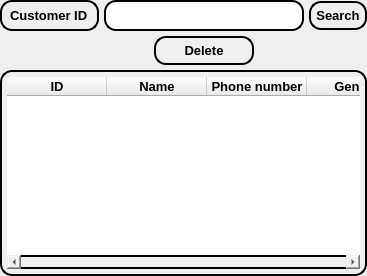
                                <widget class="QWidget" name="purchase_delete">
                                 <property name="styleSheet">
                                  <string notr="true">border:none;
padding:0px;</string>
                                 </property>
                                 <layout class="QHBoxLayout" name="horizontalLayout_43">
                                  <property name="spacing">
                                   <number>0</number>
                                  </property>
                                  <property name="leftMargin">
                                   <number>0</number>
                                  </property>
                                  <property name="topMargin">
                                   <number>0</number>
                                  </property>
                                  <property name="rightMargin">
                                   <number>0</number>
                                  </property>
                                  <property name="bottomMargin">
                                   <number>0</number>
                                  </property>
                                  <item>
                                   <widget class="QFrame" name="frame_50">
                                    <property name="frameShape">
                                     <enum>QFrame::StyledPanel</enum>
                                    </property>
                                    <property name="frameShadow">
                                     <enum>QFrame::Raised</enum>
                                    </property>
                                    <layout class="QVBoxLayout" name="verticalLayout_24">
                                     <property name="spacing">
                                      <number>5</number>
                                     </property>
                                     <property name="leftMargin">
                                      <number>0</number>
                                     </property>
                                     <property name="topMargin">
                                      <number>0</number>
                                     </property>
                                     <property name="rightMargin">
                                      <number>0</number>
                                     </property>
                                     <property name="bottomMargin">
                                      <number>0</number>
                                     </property>
                                     <item alignment="Qt::AlignHCenter|Qt::AlignTop">
                                      <widget class="QFrame" name="frame_51">
                                       <property name="frameShape">
                                        <enum>QFrame::StyledPanel</enum>
                                       </property>
                                       <property name="frameShadow">
                                        <enum>QFrame::Raised</enum>
                                       </property>
                                       <layout class="QGridLayout" name="gridLayout_18">
                                        <property name="leftMargin">
                                         <number>0</number>
                                        </property>
                                        <property name="topMargin">
                                         <number>0</number>
                                        </property>
                                        <property name="rightMargin">
                                         <number>0</number>
                                        </property>
                                        <property name="bottomMargin">
                                         <number>0</number>
                                        </property>
                                        <property name="spacing">
                                         <number>5</number>
                                        </property>
                                        <item row="0" column="1">
                                         <widget class="QLineEdit" name="customer_search">
                                          <property name="minimumSize">
                                           <size>
                                            <width>200</width>
                                            <height>0</height>
                                           </size>
                                          </property>
                                          <property name="maximumSize">
                                           <size>
                                            <width>200</width>
                                            <height>16777215</height>
                                           </size>
                                          </property>
                                          <property name="font">
                                           <font>
                                            <pointsize>10</pointsize>
                                            <weight>75</weight>
                                            <bold>true</bold>
                                           </font>
                                          </property>
                                          <property name="styleSheet">
                                           <string notr="true">border:2px solid black;
border-radius:12px;
padding:5px;</string>
                                          </property>
                                         </widget>
                                        </item>
                                        <item row="0" column="2">
                                         <widget class="QPushButton" name="customer_search_btn">
                                          <property name="font">
                                           <font>
                                            <pointsize>10</pointsize>
                                            <weight>75</weight>
                                            <bold>true</bold>
                                           </font>
                                          </property>
                                          <property name="styleSheet">
                                           <string notr="true">border:2px solid black;
border-radius:12px;
padding:5px;</string>
                                          </property>
                                          <property name="text">
                                           <string>Search</string>
                                          </property>
                                          <property name="icon">
                                           <iconset resource="icons.qrc">
                                            <normaloff>:/icons/icons/search.svg</normaloff>:/icons/icons/search.svg</iconset>
                                          </property>
                                          <property name="iconSize">
                                           <size>
                                            <width>25</width>
                                            <height>25</height>
                                           </size>
                                          </property>
                                         </widget>
                                        </item>
                                        <item row="0" column="0">
                                         <widget class="QLabel" name="label_85">
                                          <property name="font">
                                           <font>
                                            <pointsize>10</pointsize>
                                            <weight>75</weight>
                                            <bold>true</bold>
                                           </font>
                                          </property>
                                          <property name="styleSheet">
                                           <string notr="true">border:2px solid black;
border-radius:12px;
padding:5px;</string>
                                          </property>
                                          <property name="text">
                                           <string>Customer ID</string>
                                          </property>
                                         </widget>
                                        </item>
                                        <item row="1" column="1" alignment="Qt::AlignHCenter">
                                         <widget class="QPushButton" name="customer_confirm_delete_btn">
                                          <property name="minimumSize">
                                           <size>
                                            <width>100</width>
                                            <height>0</height>
                                           </size>
                                          </property>
                                          <property name="maximumSize">
                                           <size>
                                            <width>100</width>
                                            <height>16777215</height>
                                           </size>
                                          </property>
                                          <property name="font">
                                           <font>
                                            <pointsize>10</pointsize>
                                            <weight>75</weight>
                                            <bold>true</bold>
                                           </font>
                                          </property>
                                          <property name="styleSheet">
                                           <string notr="true">border:2px solid black;
border-radius:12px;
padding:5px;</string>
                                          </property>
                                          <property name="text">
                                           <string>Delete</string>
                                          </property>
                                         </widget>
                                        </item>
                                       </layout>
                                      </widget>
                                     </item>
                                     <item>
                                      <widget class="QFrame" name="frame_52">
                                       <property name="sizePolicy">
                                        <sizepolicy hsizetype="Preferred" vsizetype="Expanding">
                                         <horstretch>0</horstretch>
                                         <verstretch>0</verstretch>
                                        </sizepolicy>
                                       </property>
                                       <property name="styleSheet">
                                        <string notr="true">border:2px solid black;
border-radius:12px;
padding:5px;</string>
                                       </property>
                                       <property name="frameShape">
                                        <enum>QFrame::StyledPanel</enum>
                                       </property>
                                       <property name="frameShadow">
                                        <enum>QFrame::Raised</enum>
                                       </property>
                                       <layout class="QHBoxLayout" name="horizontalLayout_44">
                                        <property name="spacing">
                                         <number>0</number>
                                        </property>
                                        <property name="leftMargin">
                                         <number>0</number>
                                        </property>
                                        <property name="topMargin">
                                         <number>0</number>
                                        </property>
                                        <property name="rightMargin">
                                         <number>0</number>
                                        </property>
                                        <property name="bottomMargin">
                                         <number>0</number>
                                        </property>
                                        <item>
                                         <widget class="QTableWidget" name="purchase_delete_table">
                                          <property name="styleSheet">
                                           <string notr="true">border:none;
padding:0px;</string>
                                          </property>
                                          <column>
                                           <property name="text">
                                            <string>ID</string>
                                           </property>
                                           <property name="font">
                                            <font>
                                             <pointsize>10</pointsize>
                                             <weight>75</weight>
                                             <bold>true</bold>
                                            </font>
                                           </property>
                                          </column>
                                          <column>
                                           <property name="text">
                                            <string>Name</string>
                                           </property>
                                           <property name="font">
                                            <font>
                                             <pointsize>10</pointsize>
                                             <weight>75</weight>
                                             <bold>true</bold>
                                            </font>
                                           </property>
                                          </column>
                                          <column>
                                           <property name="text">
                                            <string>Phone number</string>
                                           </property>
                                           <property name="font">
                                            <font>
                                             <pointsize>10</pointsize>
                                             <weight>75</weight>
                                             <bold>true</bold>
                                            </font>
                                           </property>
                                          </column>
                                          <column>
                                           <property name="text">
                                            <string>Gender</string>
                                           </property>
                                           <property name="font">
                                            <font>
                                             <pointsize>10</pointsize>
                                             <weight>75</weight>
                                             <bold>true</bold>
                                            </font>
                                           </property>
                                          </column>
                                          <column>
                                           <property name="text">
                                            <string>Total Cost</string>
                                           </property>
                                           <property name="font">
                                            <font>
                                             <pointsize>10</pointsize>
                                             <weight>75</weight>
                                             <bold>true</bold>
                                            </font>
                                           </property>
                                          </column>
                                          <column>
                                           <property name="text">
                                            <string>Date</string>
                                           </property>
                                           <property name="font">
                                            <font>
                                             <pointsize>10</pointsize>
                                             <weight>75</weight>
                                             <bold>true</bold>
                                            </font>
                                           </property>
                                          </column>
                                          <column>
                                           <property name="text">
                                            <string>Quantity</string>
                                           </property>
                                           <property name="font">
                                            <font>
                                             <pointsize>10</pointsize>
                                             <weight>75</weight>
                                             <bold>true</bold>
                                            </font>
                                           </property>
                                          </column>
                                         </widget>
                                        </item>
                                       </layout>
                                      </widget>
                                     </item>
                                    </layout>
                                   </widget>
                                  </item>
                                 </layout>
                                </widget>
